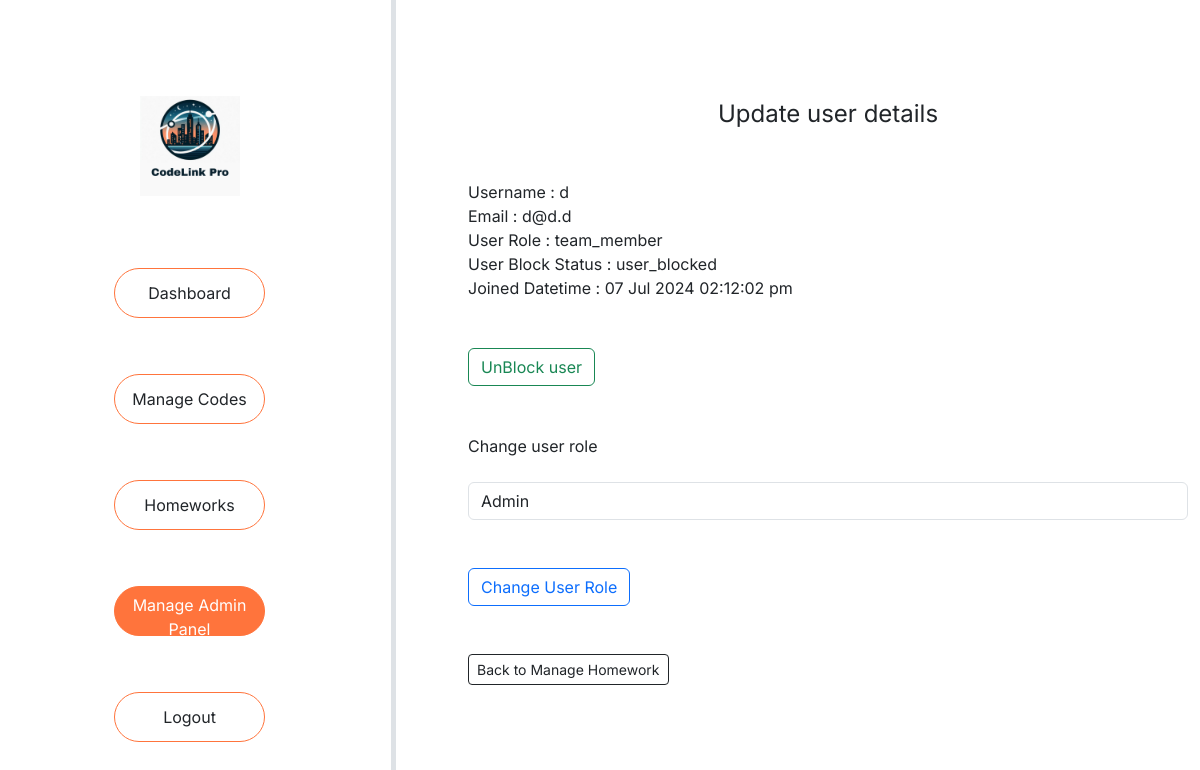
/user_details?user_id=1 (signed in), run on the app's committed database.
### tables this page shows
CREATE TABLE `users` (
  `user_id` int(11) NOT NULL,
  `user_name` varchar(255) NOT NULL,
  `email` varchar(255) NOT NULL,
  `password` varchar(255) NOT NULL,
  `user_role` varchar(255) NOT NULL,
  `user_block_status` varchar(255) NOT NULL,
  `datetime` datetime NOT NULL DEFAULT current_timestamp()
);

### config/config.php (called while the page is built, shortened)
<?php
class database {
    protected function connect()
    {
        $this->hostname = "localhost";
        $this->db_username = "root";
        $this->db_password = "";
        $this->db_name = "code_link_pro";
        $conn = new mysqli($this->hostname, $this->db_username, $this->db_password, $this->db_name);
        return $conn;
    }
}
?>

### models/models.php (called while the page is built, shortened)
<?php
require_once __DIR__ . '/../config/config.php';
class models extends database{
     public function get_data_where($table_name, $where_conditions_and_values, $order_by_add_status = '', $order_table_cond_and_asc_or_desc_value = ''){
        $sql = "SELECT * FROM `$table_name` WHERE $where_conditions_and_values  $order_by_add_status $order_table_cond_and_asc_or_desc_value";
        $result = $this->connect()->query($sql);
        return $result;
     }
}
?>

### views/pages/user_details.php (the view, shortened to what this page needs)
<?php
require __DIR__ . "/inc/_header.php";
$controllers->check_admin_access();
$controllers->block_and_unblock_user();
$controllers->change_a_user_role();
?>
<main>
    <div class="main_section">
        <div class="row">
            <div class="col-md-4 col-sm-12 border-5  border-end" style="height: auto !important;">
                <div class="navbar_section">
                    <div class="md_navbar_section">
                        <div class="logo d-flex justify-content-center mt-5 pt-5 mb-4">
                            <img src="/assets/img/CodeLinkPro.png" class="" width="100px" alt="">
                        </div>
                        <?php
                        require __DIR__ . "/inc/_sidebar_items.php";
                        ?>
                    </div>
                </div>
            </div>
            <div class="col-md-8 col-sm-12">
                <div class="section_main_content mt-4">
                    <div class="container m-4 p-4">
                        <div class="submit_home_work_section mt-4">
                    <div class="container">
                        <div class="section_title text-center fs-4 mb-4">
                            Update user details
                        </div>
                        <form action="" method="post" enctype="multipart/form-data" >
                        <div class="mb-4 mt-4 pt-4">
                            <?php
                            $user_id = $_GET['user_id'];
                            $result_check_user_details = $controllers->get_data_where("users", "`user_id` = '$user_id'");
                            if($result_check_user_details){
                                if($result_check_user_details->num_rows > 0){
                                    while($row = $result_check_user_details->fetch_assoc()){
                                        $user_block_status = $row['user_block_status'];
                                        echo '<div>Username : '. $row['user_name'] .'</div>';
                                        echo '<div>Email : '. $row['email'] .'</div>';
                                        echo '<div>User Role : '. $row['user_role'] .'</div>';
                                        echo '<div>User Block Status : '. $row['user_block_status'] .'</div>';
                                        echo '<div>Joined Datetime : '. date("d M Y h:i:s a", strtotime($row['datetime'])) .'</div>';
                                    }
                                }
                            }
                            ?>
                        </div>
                        <div class="mb-3 mt-4 pt-4 <?php
                        if($user_block_status == ''){
                            echo 'd-none';
                        }
                        ?>">
                            <button type="submit" class="btn  btn-outline-success" name="unblock_user">UnBlock user</button>
                        </div>
                        <div class="user_role_section">
                         <div class="mb-3 mt-4 pt-4">
                        <label for="change_user_role mt-4 mb-4 pb-4">Change user role</label>
                         <select name="change_user_role" class="form-control mt-4" id="change_user_role">
                                <option value="admin">Admin</option>
                            </select>
                         </div>
                         <div class="mb-3 mt-4 pt-4">
                         <button type="submit" class="btn btn-outline-primary" name="change_user_role_btn" >Change User Role</button>
                         </div>
                        </div>
                        <div class="mb-3 mt-4 pt-4">
                            <a href="/manage_homework" class="nav-link">
                            <button type="button" class="btn btn-sm btn-outline-dark">Back to Manage Homework</button>
                            </a>
                        </div>
                        </form>
                    </div>
                   </div>
                    </div>
                </div>
            </div>
        </div>
    </div>
</main>
<?php
require __DIR__ . "/inc/_footer_script.php";
?>

### assets/css/ace_code_editor.css (style rules this page uses)
:root { --set-editor-inner-margin-top: 20px; }

### assets/css/responsive.inc.css (style rules this page uses)
@media screen and (min-width: 766px) { .md_navbar_section { display: block; } }

### assets/css/style.inc.css (style rules this page uses)
* { margin: 0; padding: 0; box-sizing: border-box; }
body { font-family: "Inter", sans-serif;; }
:root { --primary-color: #FF743C; }
.section_main_content { overflow-y: scroll; overflow-x: hidden; height: 100vh; }

### data on the page
users: user_name "d", email "d@d.d", user_role "team_member", user_block_status "user_blocked", datetime "07 Jul 2024 02:12:02 pm"
